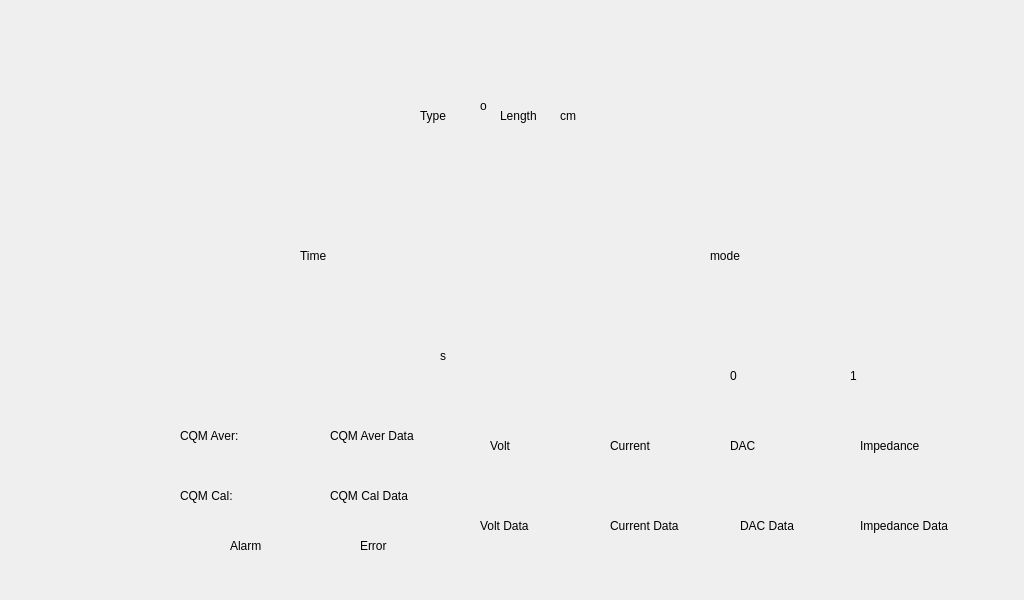
<?xml version="1.0" encoding="UTF-8"?>
<ui version="4.0">
 <class>MainWindow</class>
 <widget class="QMainWindow" name="MainWindow">
  <property name="geometry">
   <rect>
    <x>0</x>
    <y>0</y>
    <width>1024</width>
    <height>600</height>
   </rect>
  </property>
  <property name="windowTitle">
   <string>MainWindow</string>
  </property>
  <property name="styleSheet">
   <string notr="true"/>
  </property>
  <widget class="QWidget" name="centralWidget">
   <widget class="QLabel" name="image_screen">
    <property name="geometry">
     <rect>
      <x>0</x>
      <y>0</y>
      <width>1031</width>
      <height>601</height>
     </rect>
    </property>
    <property name="styleSheet">
     <string notr="true"/>
    </property>
    <property name="text">
     <string/>
    </property>
   </widget>
   <widget class="QLabel" name="pad_button_label">
    <property name="geometry">
     <rect>
      <x>170</x>
      <y>80</y>
      <width>101</width>
      <height>91</height>
     </rect>
    </property>
    <property name="text">
     <string/>
    </property>
   </widget>
   <widget class="QLabel" name="time_title_label">
    <property name="geometry">
     <rect>
      <x>300</x>
      <y>220</y>
      <width>131</width>
      <height>71</height>
     </rect>
    </property>
    <property name="text">
     <string>Time</string>
    </property>
   </widget>
   <widget class="QLabel" name="mode_title_label">
    <property name="geometry">
     <rect>
      <x>710</x>
      <y>220</y>
      <width>161</width>
      <height>71</height>
     </rect>
    </property>
    <property name="layoutDirection">
     <enum>Qt::LeftToRight</enum>
    </property>
    <property name="text">
     <string>mode</string>
    </property>
   </widget>
   <widget class="QLabel" name="time_tag_label">
    <property name="geometry">
     <rect>
      <x>190</x>
      <y>200</y>
      <width>391</width>
      <height>221</height>
     </rect>
    </property>
    <property name="text">
     <string/>
    </property>
   </widget>
   <widget class="QLabel" name="needle_button_label">
    <property name="geometry">
     <rect>
      <x>300</x>
      <y>80</y>
      <width>101</width>
      <height>91</height>
     </rect>
    </property>
    <property name="text">
     <string/>
    </property>
   </widget>
   <widget class="QLabel" name="time_unit_label">
    <property name="geometry">
     <rect>
      <x>440</x>
      <y>320</y>
      <width>71</width>
      <height>71</height>
     </rect>
    </property>
    <property name="text">
     <string>s</string>
    </property>
   </widget>
   <widget class="QLabel" name="setup_label">
    <property name="geometry">
     <rect>
      <x>30</x>
      <y>450</y>
      <width>151</width>
      <height>121</height>
     </rect>
    </property>
    <property name="text">
     <string/>
    </property>
   </widget>
   <widget class="QLabel" name="mode_tag_label">
    <property name="geometry">
     <rect>
      <x>600</x>
      <y>200</y>
      <width>391</width>
      <height>221</height>
     </rect>
    </property>
    <property name="text">
     <string/>
    </property>
   </widget>
   <widget class="QLabel" name="time_data_label">
    <property name="geometry">
     <rect>
      <x>290</x>
      <y>280</y>
      <width>151</width>
      <height>111</height>
     </rect>
    </property>
    <property name="text">
     <string/>
    </property>
   </widget>
   <widget class="QLabel" name="state_title_label">
    <property name="geometry">
     <rect>
      <x>650</x>
      <y>30</y>
      <width>321</width>
      <height>71</height>
     </rect>
    </property>
    <property name="text">
     <string/>
    </property>
   </widget>
   <widget class="QLabel" name="mode_symbol_label">
    <property name="geometry">
     <rect>
      <x>700</x>
      <y>280</y>
      <width>181</width>
      <height>81</height>
     </rect>
    </property>
    <property name="text">
     <string/>
    </property>
   </widget>
   <widget class="QLabel" name="up_button_label">
    <property name="geometry">
     <rect>
      <x>30</x>
      <y>160</y>
      <width>141</width>
      <height>131</height>
     </rect>
    </property>
    <property name="text">
     <string/>
    </property>
   </widget>
   <widget class="QLabel" name="down_button_label">
    <property name="geometry">
     <rect>
      <x>30</x>
      <y>310</y>
      <width>141</width>
      <height>131</height>
     </rect>
    </property>
    <property name="text">
     <string/>
    </property>
   </widget>
   <widget class="QLabel" name="mode_unit0_label">
    <property name="geometry">
     <rect>
      <x>730</x>
      <y>340</y>
      <width>31</width>
      <height>71</height>
     </rect>
    </property>
    <property name="text">
     <string>0</string>
    </property>
   </widget>
   <widget class="QLabel" name="mode_unit1_label">
    <property name="geometry">
     <rect>
      <x>850</x>
      <y>340</y>
      <width>21</width>
      <height>71</height>
     </rect>
    </property>
    <property name="text">
     <string>1</string>
    </property>
   </widget>
   <widget class="QLabel" name="alarm_label">
    <property name="geometry">
     <rect>
      <x>230</x>
      <y>500</y>
      <width>111</width>
      <height>91</height>
     </rect>
    </property>
    <property name="text">
     <string>Alarm</string>
    </property>
   </widget>
   <widget class="QLabel" name="error_label">
    <property name="geometry">
     <rect>
      <x>360</x>
      <y>500</y>
      <width>111</width>
      <height>91</height>
     </rect>
    </property>
    <property name="text">
     <string>Error</string>
    </property>
   </widget>
   <widget class="QLabel" name="needle_angle_label">
    <property name="geometry">
     <rect>
      <x>420</x>
      <y>80</y>
      <width>71</width>
      <height>71</height>
     </rect>
    </property>
    <property name="text">
     <string>Type</string>
    </property>
   </widget>
   <widget class="QLabel" name="needle_length_label">
    <property name="geometry">
     <rect>
      <x>500</x>
      <y>80</y>
      <width>71</width>
      <height>71</height>
     </rect>
    </property>
    <property name="text">
     <string>Length</string>
    </property>
   </widget>
   <widget class="QLabel" name="needle_angle_symbol_label">
    <property name="geometry">
     <rect>
      <x>480</x>
      <y>80</y>
      <width>41</width>
      <height>51</height>
     </rect>
    </property>
    <property name="text">
     <string>o</string>
    </property>
   </widget>
   <widget class="QLabel" name="needle_length_symbol_label">
    <property name="geometry">
     <rect>
      <x>560</x>
      <y>80</y>
      <width>51</width>
      <height>71</height>
     </rect>
    </property>
    <property name="text">
     <string>cm</string>
    </property>
   </widget>
   <widget class="QLabel" name="V_Test_data_label">
    <property name="geometry">
     <rect>
      <x>480</x>
      <y>470</y>
      <width>91</width>
      <height>111</height>
     </rect>
    </property>
    <property name="text">
     <string>Volt Data</string>
    </property>
   </widget>
   <widget class="QLabel" name="V_Test_title_label">
    <property name="geometry">
     <rect>
      <x>490</x>
      <y>410</y>
      <width>61</width>
      <height>71</height>
     </rect>
    </property>
    <property name="text">
     <string>Volt</string>
    </property>
   </widget>
   <widget class="QLabel" name="I_Test_data_label">
    <property name="geometry">
     <rect>
      <x>610</x>
      <y>470</y>
      <width>91</width>
      <height>111</height>
     </rect>
    </property>
    <property name="text">
     <string>Current Data</string>
    </property>
   </widget>
   <widget class="QLabel" name="I_Test_title_label">
    <property name="geometry">
     <rect>
      <x>610</x>
      <y>410</y>
      <width>81</width>
      <height>71</height>
     </rect>
    </property>
    <property name="text">
     <string>Current</string>
    </property>
   </widget>
   <widget class="QLabel" name="DAC_Test_title_label">
    <property name="geometry">
     <rect>
      <x>730</x>
      <y>410</y>
      <width>111</width>
      <height>71</height>
     </rect>
    </property>
    <property name="text">
     <string>DAC</string>
    </property>
   </widget>
   <widget class="QLabel" name="DAC_Test_data_label">
    <property name="geometry">
     <rect>
      <x>740</x>
      <y>470</y>
      <width>91</width>
      <height>111</height>
     </rect>
    </property>
    <property name="text">
     <string>DAC Data</string>
    </property>
   </widget>
   <widget class="QLabel" name="R_Test_data_label">
    <property name="geometry">
     <rect>
      <x>860</x>
      <y>470</y>
      <width>121</width>
      <height>111</height>
     </rect>
    </property>
    <property name="text">
     <string>Impedance Data</string>
    </property>
   </widget>
   <widget class="QLabel" name="R_Test_title_label">
    <property name="geometry">
     <rect>
      <x>860</x>
      <y>410</y>
      <width>121</width>
      <height>71</height>
     </rect>
    </property>
    <property name="text">
     <string>Impedance</string>
    </property>
   </widget>
   <widget class="QLabel" name="CQM_Aver_Test_title_label">
    <property name="geometry">
     <rect>
      <x>180</x>
      <y>400</y>
      <width>111</width>
      <height>71</height>
     </rect>
    </property>
    <property name="text">
     <string>CQM Aver:</string>
    </property>
   </widget>
   <widget class="QLabel" name="CQM_Aver_Test_data_label">
    <property name="geometry">
     <rect>
      <x>330</x>
      <y>400</y>
      <width>101</width>
      <height>71</height>
     </rect>
    </property>
    <property name="text">
     <string>CQM Aver Data</string>
    </property>
   </widget>
   <widget class="QLabel" name="CQM_Cal_Test_title_label">
    <property name="geometry">
     <rect>
      <x>180</x>
      <y>460</y>
      <width>111</width>
      <height>71</height>
     </rect>
    </property>
    <property name="text">
     <string>CQM Cal:</string>
    </property>
   </widget>
   <widget class="QLabel" name="CQM_Cal_Test_data_label">
    <property name="geometry">
     <rect>
      <x>330</x>
      <y>460</y>
      <width>101</width>
      <height>71</height>
     </rect>
    </property>
    <property name="text">
     <string>CQM Cal Data</string>
    </property>
   </widget>
   <zorder>image_screen</zorder>
   <zorder>time_tag_label</zorder>
   <zorder>needle_button_label</zorder>
   <zorder>setup_label</zorder>
   <zorder>mode_tag_label</zorder>
   <zorder>state_title_label</zorder>
   <zorder>time_title_label</zorder>
   <zorder>time_unit_label</zorder>
   <zorder>time_data_label</zorder>
   <zorder>pad_button_label</zorder>
   <zorder>mode_title_label</zorder>
   <zorder>mode_symbol_label</zorder>
   <zorder>up_button_label</zorder>
   <zorder>down_button_label</zorder>
   <zorder>mode_unit0_label</zorder>
   <zorder>mode_unit1_label</zorder>
   <zorder>alarm_label</zorder>
   <zorder>error_label</zorder>
   <zorder>needle_angle_label</zorder>
   <zorder>needle_length_label</zorder>
   <zorder>needle_angle_symbol_label</zorder>
   <zorder>needle_length_symbol_label</zorder>
   <zorder>V_Test_data_label</zorder>
   <zorder>V_Test_title_label</zorder>
   <zorder>I_Test_data_label</zorder>
   <zorder>I_Test_title_label</zorder>
   <zorder>DAC_Test_title_label</zorder>
   <zorder>DAC_Test_data_label</zorder>
   <zorder>R_Test_data_label</zorder>
   <zorder>R_Test_title_label</zorder>
   <zorder>CQM_Aver_Test_title_label</zorder>
   <zorder>CQM_Aver_Test_data_label</zorder>
   <zorder>CQM_Cal_Test_title_label</zorder>
   <zorder>CQM_Cal_Test_data_label</zorder>
  </widget>
 </widget>
 <layoutdefault spacing="6" margin="11"/>
 <resources/>
 <connections/>
</ui>
